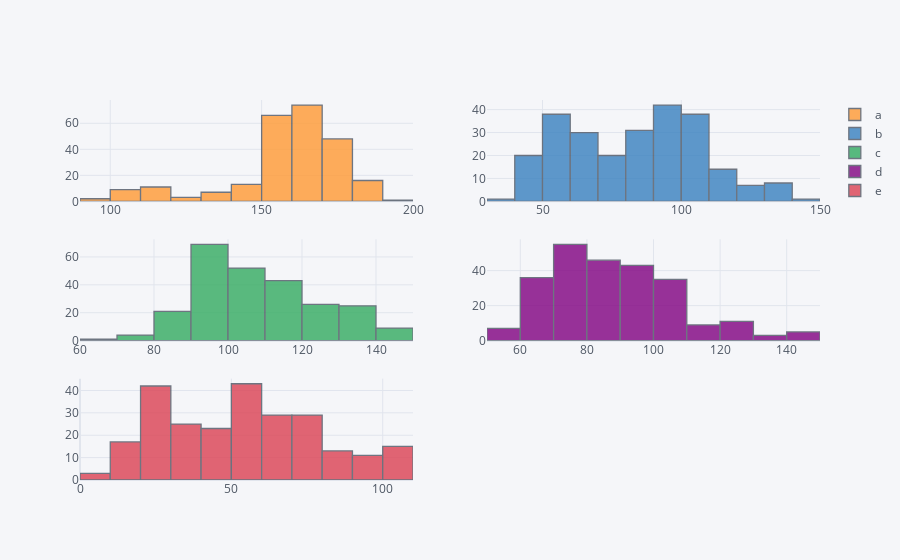

The code cell stored with this chart in its notebook:
### Code cell
plyo.iplot(
    df.iplot(kind='hist',  
             subplots=True,  
             bins=15,  
             asFigure=True),
    image='png',
    filename='ply_03'
)

### Figure 1 — Plotly figure (JSON) as saved in the notebook; plotly's stock layout.template omitted (floating-point values rounded to 4 significant figures; data arrays with more than 128 entries replaced by an {"elided": "..."} marker saying what was removed)
{"data": [{"opacity": 0.8, "name": "a", "yaxis": "y", "histnorm": "", "xaxis": "x", "nbinsx": 15, "histfunc": "count", "marker": {"color": "rgba(255, 153, 51, 1.0)", "line": {"color": "#4D5663", "width": 1.3}}, "x": {"elided": "250 float values"}, "type": "histogram", "orientation": "v"}, {"opacity": 0.8, "name": "b", "yaxis": "y2", "histnorm": "", "xaxis": "x2", "nbinsx": 15, "histfunc": "count", "marker": {"color": "rgba(55, 128, 191, 1.0)", "line": {"color": "#4D5663", "width": 1.3}}, "x": {"elided": "250 float values"}, "type": "histogram", "orientation": "v"}, {"opacity": 0.8, "name": "c", "yaxis": "y3", "histnorm": "", "xaxis": "x3", "nbinsx": 15, "histfunc": "count", "marker": {"color": "rgba(50, 171, 96, 1.0)", "line": {"color": "#4D5663", "width": 1.3}}, "x": {"elided": "250 float values"}, "type": "histogram", "orientation": "v"}, {"opacity": 0.8, "name": "d", "yaxis": "y4", "histnorm": "", "xaxis": "x4", "nbinsx": 15, "histfunc": "count", "marker": {"color": "rgba(128, 0, 128, 1.0)", "line": {"color": "#4D5663", "width": 1.3}}, "x": {"elided": "250 float values"}, "type": "histogram", "orientation": "v"}, {"opacity": 0.8, "name": "e", "yaxis": "y5", "histnorm": "", "xaxis": "x5", "nbinsx": 15, "histfunc": "count", "marker": {"color": "rgba(219, 64, 82, 1.0)", "line": {"color": "#4D5663", "width": 1.3}}, "x": {"elided": "250 float values"}, "type": "histogram", "orientation": "v"}], "layout": {"xaxis": {"tickfont": {"color": "#4D5663"}, "domain": [0, 0.45], "title": {"text": "", "font": {"color": "#4D5663"}}, "showgrid": true, "zerolinecolor": "#E1E5ED", "gridcolor": "#E1E5ED", "anchor": "y"}, "title": {"font": {"color": "#4D5663"}}, "paper_bgcolor": "#F5F6F9", "xaxis5": {"tickfont": {"color": "#4D5663"}, "domain": [0, 0.45], "title": {"text": "", "font": {"color": "#4D5663"}}, "showgrid": true, "zerolinecolor": "#E1E5ED", "gridcolor": "#E1E5ED", "anchor": "y5"}, "plot_bgcolor": "#F5F6F9", "xaxis4": {"tickfont": {"color": "#4D5663"}, "domain": [0.55, 1], "title": {"text": "", "font": {"color": "#4D5663"}}, "showgrid": true, "zerolinecolor": "#E1E5ED", "gridcolor": "#E1E5ED", "anchor": "y4"}, "xaxis3": {"tickfont": {"color": "#4D5663"}, "domain": [0, 0.45], "title": {"text": "", "font": {"color": "#4D5663"}}, "showgrid": true, "zerolinecolor": "#E1E5ED", "gridcolor": "#E1E5ED", "anchor": "y3"}, "xaxis2": {"tickfont": {"color": "#4D5663"}, "domain": [0.55, 1], "title": {"text": "", "font": {"color": "#4D5663"}}, "showgrid": true, "zerolinecolor": "#E1E5ED", "gridcolor": "#E1E5ED", "anchor": "y2"}, "yaxis": {"tickfont": {"color": "#4D5663"}, "domain": [0.7333, 1], "title": {"text": "", "font": {"color": "#4D5663"}}, "showgrid": true, "zerolinecolor": "#E1E5ED", "gridcolor": "#E1E5ED", "anchor": "x"}, "barmode": "overlay", "yaxis2": {"tickfont": {"color": "#4D5663"}, "domain": [0.7333, 1], "title": {"text": "", "font": {"color": "#4D5663"}}, "showgrid": true, "zerolinecolor": "#E1E5ED", "gridcolor": "#E1E5ED", "anchor": "x2"}, "yaxis3": {"tickfont": {"color": "#4D5663"}, "domain": [0.3667, 0.6333], "title": {"text": "", "font": {"color": "#4D5663"}}, "showgrid": true, "zerolinecolor": "#E1E5ED", "gridcolor": "#E1E5ED", "anchor": "x3"}, "yaxis4": {"tickfont": {"color": "#4D5663"}, "domain": [0.3667, 0.6333], "title": {"text": "", "font": {"color": "#4D5663"}}, "showgrid": true, "zerolinecolor": "#E1E5ED", "gridcolor": "#E1E5ED", "anchor": "x4"}, "yaxis5": {"tickfont": {"color": "#4D5663"}, "domain": [0, 0.2667], "title": {"text": "", "font": {"color": "#4D5663"}}, "showgrid": true, "zerolinecolor": "#E1E5ED", "gridcolor": "#E1E5ED", "anchor": "x5"}, "legend": {"bgcolor": "#F5F6F9", "font": {"color": "#4D5663"}}}}
